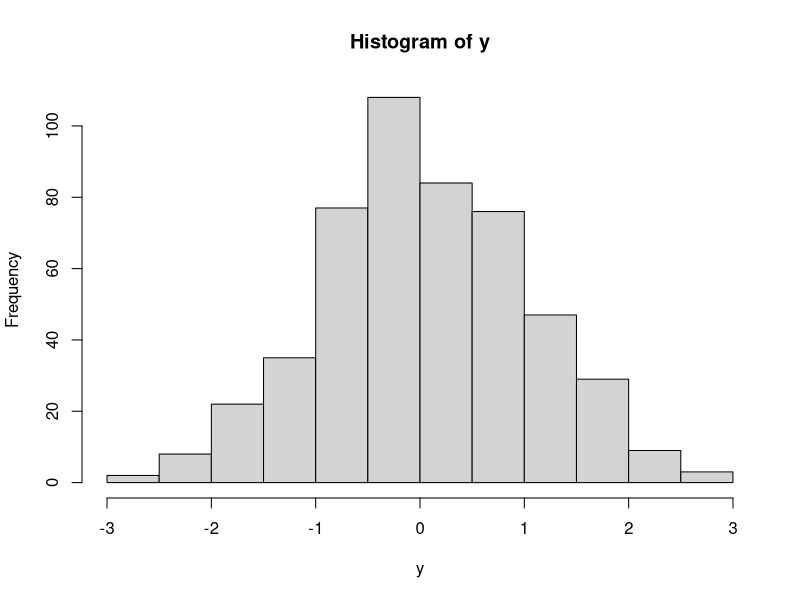
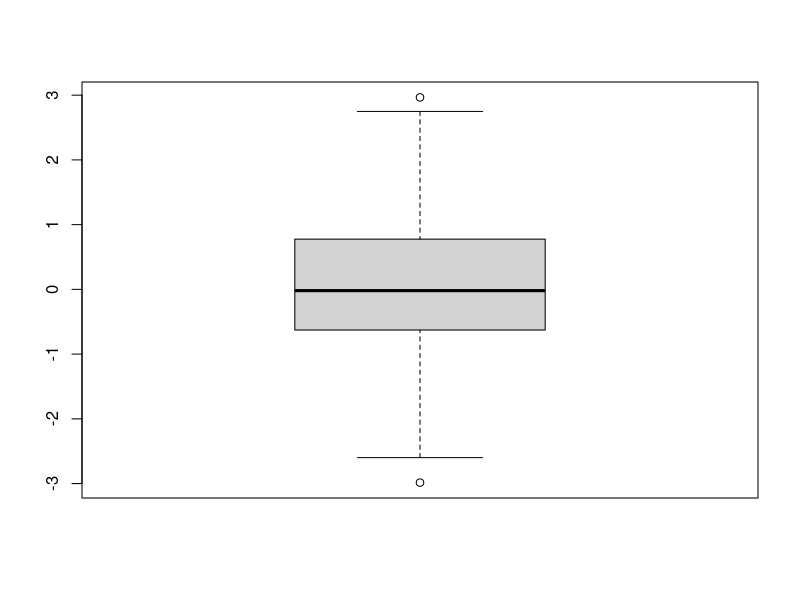

These charts were generated, in order, by the following R code:
rm(list = ls())

# clt in eng

N = 500
k = 12

s = numeric(N)
y = numeric(N)

# Y_i = (S_i-k*mi)/(sqrt(k*sigma^2)) -> simplifies to S_i - 6 in our case of default runif

for (i in 1:N) {
  s[i] = sum(runif(k))
  y[i] = s[i] - 6
} 

hist(y)
boxplot(y)

ks.test(y, "pnorm")
shapiro.test(y)
